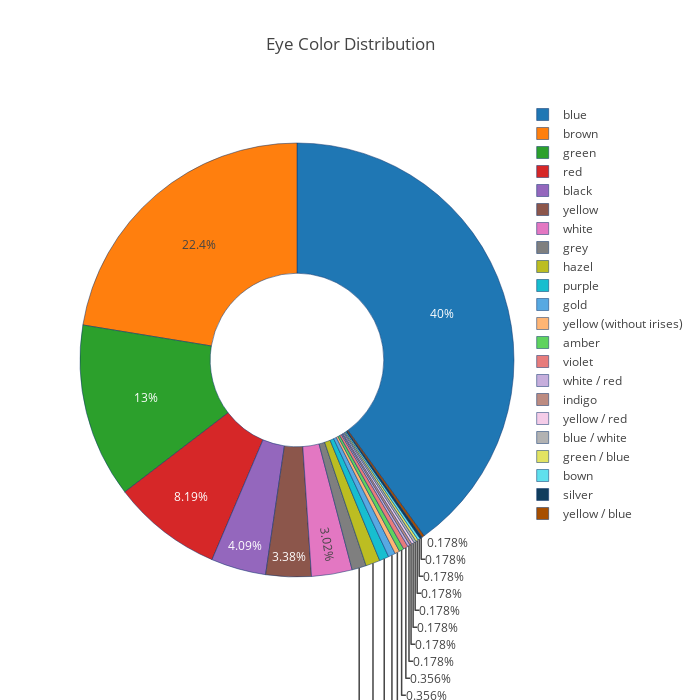

This figure's notebook cell:
### Code cell
data = go.Pie(labels=valid_eye.index, 
               values=valid_eye,hole=0.4,
              marker=dict(
        line=dict(
            color='rgb(8,48,107)',
            width=0.5))
              )
layout = go.Layout(
    title='Eye Color Distribution',
    height=700,
    width=700
)
fig = go.Figure(data=[data], layout=layout)
py.iplot(fig, filename='Eye color pie chart')

### Figure 1 — Plotly figure (JSON) as saved in the notebook; plotly's stock layout.template omitted (floating-point values rounded to 4 significant figures)
{"data": [{"hole": 0.4, "labels": ["blue", "brown", "green", "red", "black", "yellow", "white", "grey", "hazel", "purple", "gold", "yellow (without irises)", "amber", "violet", "white / red", "indigo", "yellow / red", "blue / white", "green / blue", "bown", "silver", "yellow / blue"], "marker": {"line": {"color": "rgb(8,48,107)", "width": 0.5}}, "type": "pie", "values": [225, 126, 73, 46, 23, 19, 17, 6, 6, 4, 3, 2, 2, 2, 1, 1, 1, 1, 1, 1, 1, 1]}], "layout": {"height": 700, "title": "Eye Color Distribution", "width": 700}}
